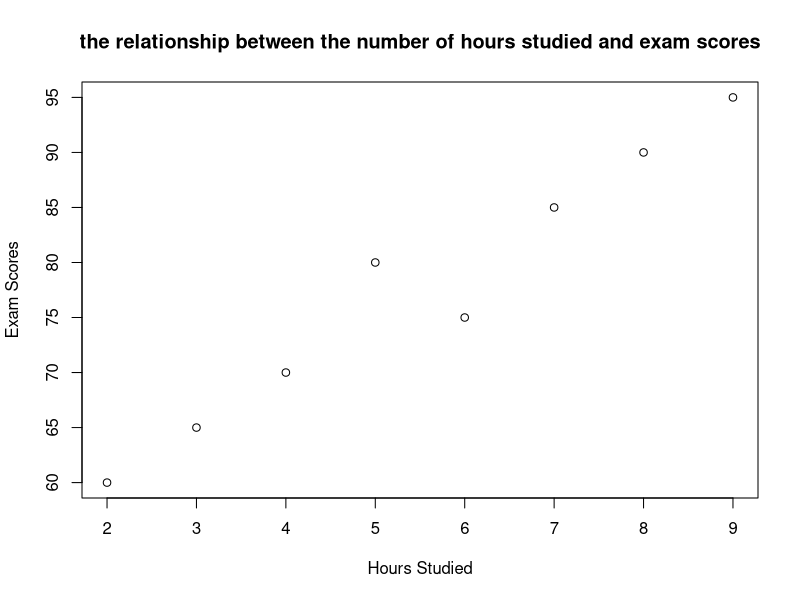

Source code (R):
Hours_studied<-c(3,5,7,2,8,6,4,9)
Exam_scores<-c(65,80,85,60,90,75,70,95)
png(file="Day2Q3.jpg")
plot(Hours_studied,Exam_scores,main="the relationship between the number of hours studied and exam scores",xlab="Hours Studied",ylab="Exam Scores")
dev.off()